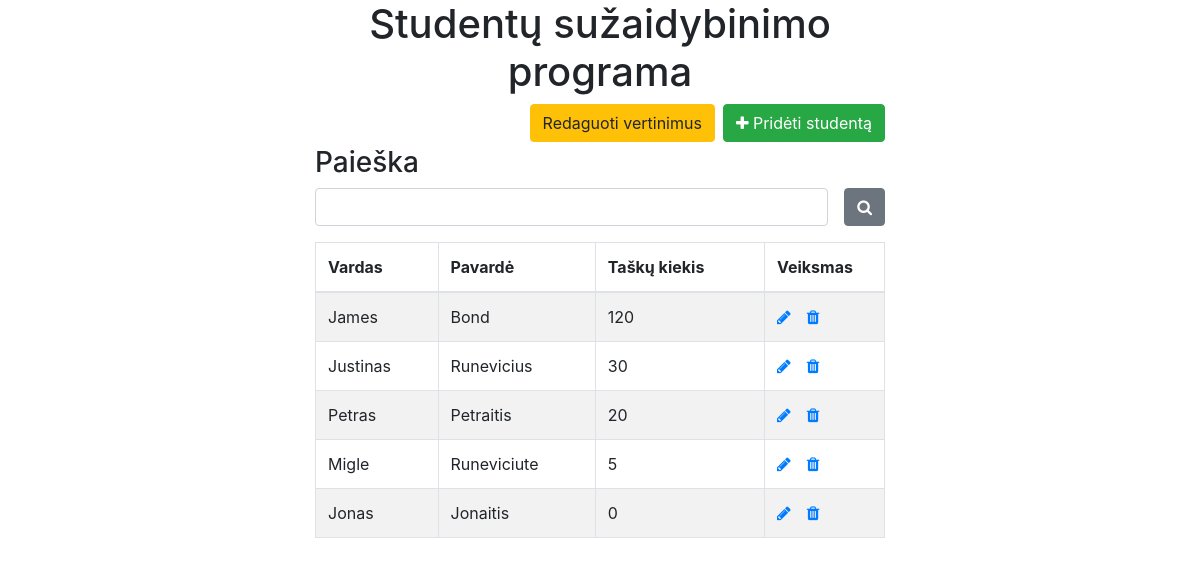
Before: / with the older database file.
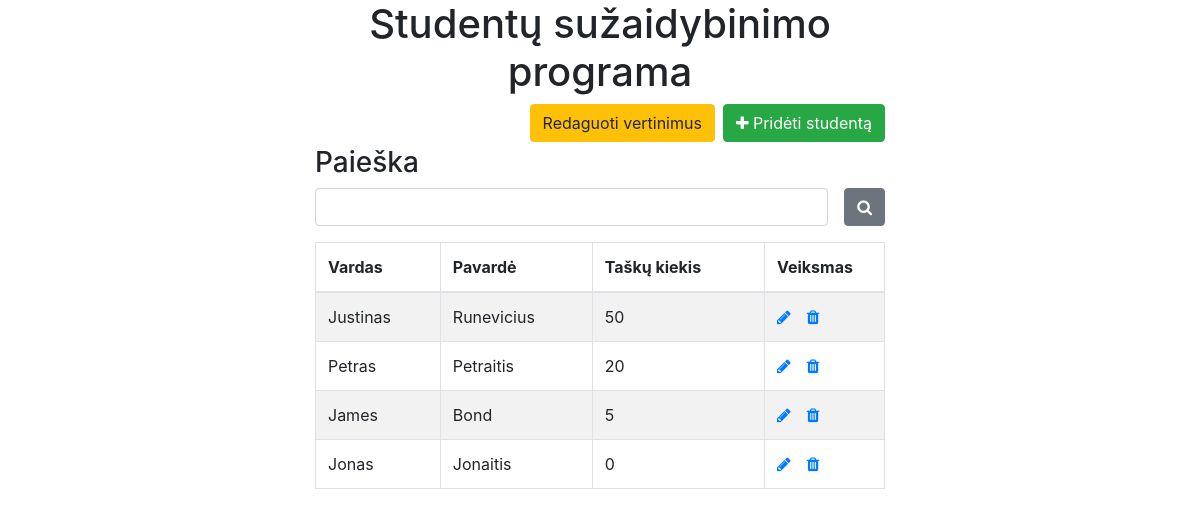
After: the same page with the newer database file.
### tables this page shows
CREATE TABLE `students` (
  `id` int(11) NOT NULL,
  `name` varchar(255) NOT NULL,
  `surename` varchar(255) NOT NULL,
  `points` int(11) NOT NULL
);

### index.php (the view, shortened to what this page needs)
<!DOCTYPE html>
<html lang="lt">
<head>
    <link rel="stylesheet" href="https://stackpath.bootstrapcdn.com/bootstrap/4.5.2/css/bootstrap.min.css">
    <link rel="stylesheet" href="https://maxcdn.bootstrapcdn.com/font-awesome/4.7.0/css/font-awesome.min.css">
	<link rel="stylesheet" href="https://cdnjs.cloudflare.com/ajax/libs/font-awesome/4.7.0/css/font-awesome.min.css">
</head>
<body>
    <div class="wrapper">
        <div class="container-fluid">
            <div class="row">
                <div class="col-md-12">
                <h1>Studentų sužaidybinimo programa</h1>
                    <div class="mt- mb-1 clearfix">
                        <a href="create.php" class="btn btn-success ml-2 pull-right"><i class="fa fa-plus"></i> Pridėti studentą</a>
                        <a href="instructions.php" class="btn btn-warning ml-2 pull-right"> Redaguoti vertinimus</a>
                    </div>
                    <h3>Paieška</h3>
					<form action="<?php echo htmlspecialchars(basename($_SERVER['REQUEST_URI'])); ?>" method="post">
						<div class="form-group">
							<div class="pull-right">
								<button type="submit" class="btn btn-secondary"><span class="fa fa-search"></span></button>
							</div>
							<input type="text" name="search" class="form-control" style="width:90%">
						</div>
					</form>
                    <?php
                    require_once "config.php";
                    $sql = "SELECT * FROM students ORDER BY points DESC";
                    if($result = mysqli_query($link, $sql)){
                        if(mysqli_num_rows($result) > 0){
                            echo '<table class="table table-bordered table-striped">';
                                echo "<thead>";
                                    echo "<tr>";
                                        echo "<th>Vardas</th>";
                                        echo "<th>Pavardė</th>";
                                        echo "<th>Taškų kiekis</th>";
                                        echo "<th>Veiksmas</th>";
                                    echo "</tr>";
                                echo "</thead>";
                                echo "<tbody>";
                                while($row = mysqli_fetch_array($result)){
                                    echo "<tr>";
                                        echo "<td>" . $row['name'] . "</td>";
                                        echo "<td>" . $row['surename'] . "</td>";
                                        echo "<td>" . $row['points'] . "</td>";
                                        echo "<td>";
                                            echo '<a href="update.php?id='. $row['id'] .'" class="mr-3" title="Redaguoti taškus" data-toggle="tooltip"><span class="fa fa-pencil"></span></a>';
                                            echo '<a href="delete.php?id='. $row['id'] .'" title="Pašalinti studentą" data-toggle="tooltip"><span class="fa fa-trash"></span></a>';
                                        echo "</td>";
                                    echo "</tr>";
                                }
                                echo "</tbody>";
                            echo "</table>";
                        } else{
                            echo '<div class="alert alert-danger"><em>Nėra studentų</em></div>';
                        }
                    } else{
                        echo "Klaida";
                    }
                    ?>
                </div>
            </div>
        </div>
    </div>
</body>
</html>

Changed rows visible on the page:
removed students: name "Migle", surename "Runeviciute", points "5"
changed students "Justinas": points "30" → "50"
changed students "James": points "120" → "5"; moves down the list
